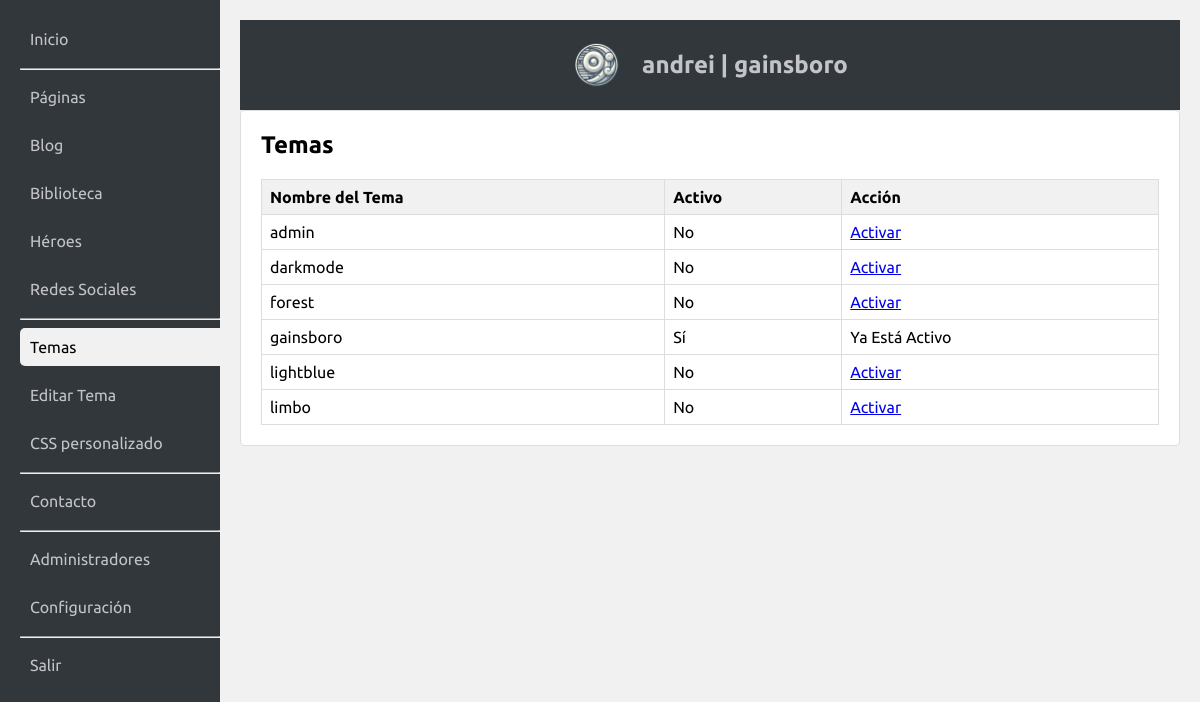
/admin/index.php?action=list_themes (signed in), run on an earlier commit of the app's database.
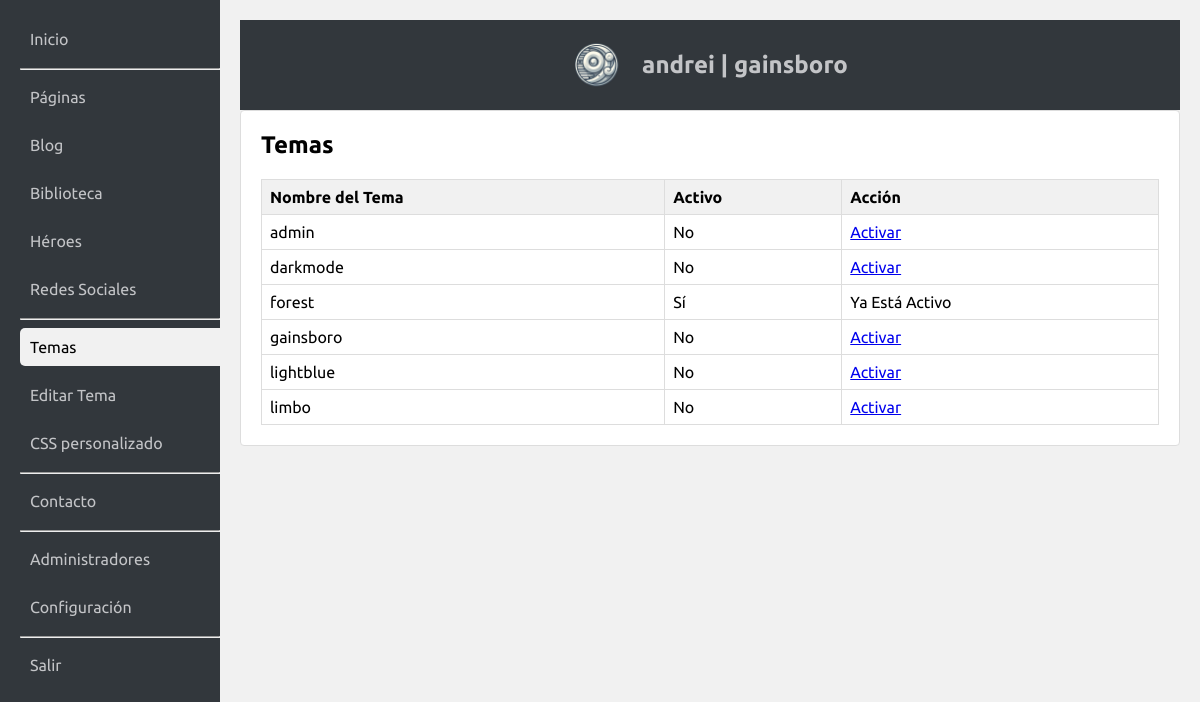
And on a later commit of the database.
### tables this page shows
CREATE TABLE config (
    id INTEGER PRIMARY KEY AUTOINCREMENT,
    key TEXT UNIQUE NOT NULL,
    value TEXT NOT NULL
);

### admin/index.php (called while the page is built, shortened)
<?php
require_once 'admin.php';

### admin/funciones/obtenertemas.php (called while the page is built)
<?php
function getAvailableThemes() {
    $themeFiles = glob('../css/*.css');
    $themes = [];
    if ($themeFiles !== false) {
        foreach ($themeFiles as $filePath) {
            $themes[] = pathinfo($filePath, PATHINFO_FILENAME);
        }
    }
    return $themes;
}
?>

### admin/funciones/accionactual.php (called while the page is built)
<?php
	function accionActual($accion1, $accion2) {
    return ($accion1 == $accion2) ? ' class="active" ' : '';
}
?>

### admin/acciones/listartemas.php (the view, shortened to what this page needs)
<?php
	$themes = getAvailableThemes();
        $activeTheme = $db->querySingle("SELECT value FROM config WHERE key='active_theme'");
        $html = "<h2>Temas</h2>";
        $html .= "<table class='admin-table'>
                    <tr><th>Nombre del Tema</th><th>Activo</th><th>Acción</th></tr>";
        foreach ($themes as $tName) {
            $isActive = ($tName === $activeTheme) ? 'Sí' : 'No';
            $html .= "<tr>
                        <td>$tName</td>
                        <td>$isActive</td>
                        <td>";
            if ($isActive === 'No') {
                $html .= "<a href='?action=activate_theme&theme=$tName'>Activar</a>";
            } else {
                $html .= "Ya Está Activo";
            }
            $html .= "</td>
                      </tr>";
        }
        $html .= "</table>";
        renderAdmin($html);
?>

### admin/admin.php (shortened to what this page needs)
<?php
include "inc/inicializarbasededatos.php";
include "funciones/accionactual.php";
include "funciones/obtenertemas.php";
function renderAdmin($content, $showNav = true) {
    echo "<!DOCTYPE html>
<html>
<head>
    <meta charset='utf-8'>
    <title>andrei | gainsboro</title>
    <link rel='stylesheet' href='admin.css'>
    <link rel='stylesheet' href='https://jocarsa.github.io/jocarsa-lightslateblue/jocarsa%20|%20lightslateblue.css'>
</head>
<body>
<div id='admin-container'>";
    if ($showNav) {
        echo "<div id='admin-sidebar'>
            <nav>
                <a href='?action=dashboard'" . accionActual($_GET['action'] ?? '', 'dashboard') . ">Inicio</a>
                <hr>
                <a href='?action=list_pages'" . accionActual($_GET['action'] ?? '', 'list_pages') . ">Páginas</a>
                <a href='?action=list_blog'" . accionActual($_GET['action'] ?? '', 'list_blog') . ">Blog</a>
                <a href='?action=list_media'" . accionActual($_GET['action'] ?? '', 'list_media') . ">Biblioteca</a>
                <a href='?action=list_heroes'" . accionActual($_GET['action'] ?? '', 'list_heroes') . ">Héroes</a>
                <a href='?action=list_social_media'" . accionActual($_GET['action'] ?? '', 'list_social_media') . ">Redes Sociales</a>
                <hr>
                <a href='?action=list_themes'" . accionActual($_GET['action'] ?? '', 'list_themes') . ">Temas</a>
                <a href='?action=edit_theme'" . accionActual($_GET['action'] ?? '', 'edit_theme') . ">Editar Tema</a>
                <a href='?action=list_custom_css'" . accionActual($_GET['action'] ?? '', 'list_custom_css') . ">CSS personalizado</a>
                <hr>
                <a href='?action=list_contact'" . accionActual($_GET['action'] ?? '', 'list_contact') . ">Contacto</a>
                <hr>
                <a href='?action=list_admins'" . accionActual($_GET['action'] ?? '', 'list_admins') . ">Administradores</a>
                <a href='?action=list_config'" . accionActual($_GET['action'] ?? '', 'list_config') . ">Configuración</a>
                <hr>
                <a href='?action=logout'" . accionActual($_GET['action'] ?? '', 'logout') . ">Salir</a>
            </nav>
        </div>";
    }
    echo "<div id='admin-content'>";
    if ($showNav) {
        echo "<div id='admin-header'>
            <img src='gainsboro.png' alt='URL de la imagen' style='width:50px; margin-right:20px;'>
            <h1>andrei | gainsboro</h1>
        </div>";
    }
    echo "<div class='admin-section'>
            $content
          </div>";
    echo "</div>
</div>
<script src='https://jocarsa.github.io/jocarsa-lightslateblue/jocarsa%20|%20lightslateblue.js'></script>
</body>
</html>";
}
$action = $_GET['action'] ?? 'login';
switch ($action) {
    case 'list_themes':
        include "acciones/listartemas.php";
        break;
}
?>

### admin/admin.css (style rules this page uses)
body { font-family: Ubuntu, sans-serif; margin: 0; padding: 0; background-color: #f1f1f1; display: flex; justify-content: center; align-items: center; height: 100vh; }
#admin-container { display: flex; width: 100%; height: 100%; }
#admin-sidebar { width: 200px; background-color: #32373c; color: #c3c4c7; padding: 20px; padding-right:0px; position: fixed; height: 100vh; }
#admin-sidebar a { color: #c3c4c7; text-decoration: none; display: block; padding: 10px; margin-bottom: 10px; }
#admin-content { margin-left: 220px; padding: 20px; width: calc(100% - 220px); height: 100%; overflow-y: auto; }
#admin-header { background-color: #32373c; color: #c3c4c7; padding: 20px; text-align: center; display: flex; flex-direction: row; flex-wrap: nowrap; justify-content: center; align-items: center; align-content: stretch; }
#admin-header img { width:50px; margin-right:20px; }
#admin-header h1 { margin: 0; font-size: 24px; }
.admin-section { background-color: #fff; border: 1px solid #ddd; border-radius: 4px; padding: 20px; margin-bottom: 20px; }
.admin-section h2 { margin-top: 0; }
.admin-table { width: 100%; border-collapse: collapse; margin-top: 20px; }
.admin-table th, .admin-table td { border: 1px solid #ddd; padding: 8px; text-align: left; }
.admin-table th { background-color: #f1f1f1; }
.active { background:#f1f1f1; color:black !important; border-radius:5px 0px 0px 5px; }

What changed in the data, as far as the page shows it:
changed config "No": value "gainsboro" → "forest" (drawn)
Also different on the page:
new list line: "forest"
new list line: "Sí Ya Está Activo"
new list line: "gainsboro Activar"
new list line: "No"
list line gone: "forest Activar"
list line gone: "No"
list line gone: "gainsboro"
list line gone: "Sí Ya Está Activo"
